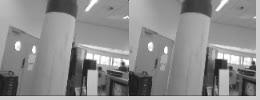
#> input picture stereo_image_explorer.bmp, 260 x 100 px
$ jupyter execute stereo_vision.ipynb   (shell and % lines are left out)
#> lines starting #> are read from the running program, lines starting #| are printed output that depends on the picture
# Stereo vision

## Preliminaries

The following image shows the main concept underlying stereo vision, i.e., triangulation.

<center><small>Basic concept behind stereo vision - drawing inspired by the drawing in the [lecture by Robert Collins](http://www.cse.psu.edu/~rtc12/CSE486/lecture09.pdf)</small></center>

The left camera is situated at the world coordinate $(0,0,0)$, while the right camera is situated at $(T_X, 0, 0)$. Both cameras observe points in the world, such as the point represented by a red star, situated at the world coordinate $(X,Y,Z)$. The figure shows the image planes in front of the camera, and the assumption is made that they are perfect, linear, pinhole cameras. That means that distortion of the image has been removed, and projection of real-world points are linear:

$(x_l, y_l) = (f \frac{X}{Z}, f \frac{Y}{Z})$, and $(x_r, y_r) = (f \frac{(X-T_X)}{Z}, f \frac{Y}{Z})$,

where $f$ is the focal length, and $T_X$ the translation between the cameras. Please note that, since the cameras are only displaced in the $X$-axis, the image $y$-coordinates are equal (i.e., the standard stereo setup involves [horizontal epipolar lines](https://en.wikipedia.org/wiki/Epipolar_geometry)).

The x-coordinates can be different though, leading to a non-zero _disparity_ $d$:

$d = x_l – x_r = f \frac{X}{Z} – f\frac{(X-T_X)}{Z} = f \frac{T_X}{Z}$

Matching a feature present in the left image to the same feature in the right image allows one to determine the disparity and subsequently the "depth" of the feature along the $Z$-axis. Manipulating the previous equation gives:

$Z = f \frac{T_X}{d}$

$Z$ can be determined in meters, for a calibrated camera with the focal length and displacement known.

<font color="red"><B>Exercise 1.</B></font>

Run the code cell below. The initial settings, a focal length in pixels $f$ = 140, a baseline distance between the cameras in meters $T_X$ = 0.06, and a maximum disparity in pixels `max_disp` = 32, correspond roughly to the parameters of the DelFly's stereo vision setup.

1. What is the depth Z that belongs to a disparity of 0 pixels?
2. In the case of the DelFly parameters, how useful is it for obstacle avoidance to increase the maximum disparity?
3. What parameter changes allow the stereo system to see further away?
4. What parameter changes result in a higher resolution at larger distances?

[cell 1]
from matplotlib import pyplot as plt
import numpy as np
import cv2

def plot_relation_disparity_depth(f = 300, T_X = 0.10, max_disp = 64):
    """ Focal length f is in pixels, T_X is in meters, max_disp is in pixels.
    """
#> called with f = 140, T_X = 0.06, max_disp = 32

    step_disp = 1;
    disparities = np.arange(1, max_disp+1, step_disp);
    depths = np.zeros(len(disparities));
    i = 0;
    for disp in disparities:
        depths[i] = f * (T_X / disp);
        i += 1;

    plt.figure();
    plt.plot(disparities, depths, 'o');
    plt.xlabel('Disparity [px]')
    plt.ylabel('Depth Z [m]')

plot_relation_disparity_depth(f = 140, T_X = 0.06, max_disp = 32)
#> figure, not shown here; curve peaks at x = 1, y = 8.4

## The simplest stereo vision algorithm
Although the basic concept sounds easy enough, currently stereo vision is still a very active research area. There are multiple challenges to stereo vision, and there is an ongoing effort to make stereo vision algorithms more accurate and computationally more efficient. If you are interested in some of the latest algorithms and results, please see popular benchmarks such as [Middlebury](http://vision.middlebury.edu/stereo/eval3/) and [KITTI](http://www.cvlibs.net/datasets/kitti/eval_scene_flow.php?benchmark=stereo).

In this Jupyter notebook, we will first focus on developing some intuition for what challenges stereo vision involves. To do that, we start with the simplest possible algorithm. We apply our algorithm to two stereo images obtained with the 4-gram stereo vision system that we used to make the 20-gram flapping wing robot _DelFly Explorer_ fly completely by itself.

<center><small>The <I>DelFly Explorer</I>, described in <A HREF="https://www.researchgate.net/profile/Guido_Croon/publication/266394748_Autonomous_Flight_of_a_20-gram_Flapping_Wing_MAV_with_a_4-gram_Onboard_Stereo_Vision_System/links/550b28780cf265693cef6b3d.pdf" TARGET="_blank">De Wagter, C. et al. Autonomous flight of a 20-gram flapping wing mav with a 4-gram onboard stereo vision system. In the 2014 IEEE International Conference on Robotics and Automation (ICRA),  (pp. 4982-4987)</A>.</small></center>

<center><small>Stereo images we will be working with.</small></center>

Now, let us first import some necessary libraries and the function that will read the stereo image and separate the left and right image.

[cell 2]
def read_stereo_image(im="stereo_image_explorer.bmp"):
#> called with im = 'stereo_image_explorer.bmp'
    cv_im = cv2.imread(im);
#> cv_im is the input picture: shape (100, 260, 3); min 19, max 255, mean 140.3
    imgL = cv_im[0:96, 126:252, :];
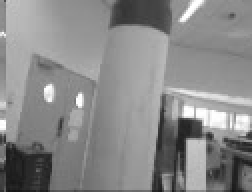
#> imgL: shape (96, 126, 3) (shown 2 times larger); min 19, max 255, mean 136.9
    imgR = cv_im[0:96, 0:126, :];
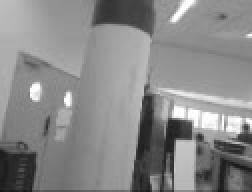
#> imgR: shape (96, 126, 3) (shown 2 times larger); min 22, max 255, mean 136.5
    return [imgL, imgR]

# read the image:
[imgL, imgR] = read_stereo_image();

We have now read the left and right image. The following code will show them inline.

[cell 3]
# show the images
plt.figure();
plt.subplot(121)
plt.imshow(imgL);
plt.xlabel('x');
plt.ylabel('y');
plt.title('Left');

plt.subplot(122)
plt.imshow(imgR);
plt.xlabel('x');
plt.ylabel('y');
plt.title('Right');
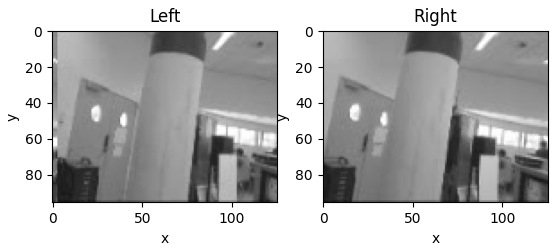
#> figure drawn by matplotlib, 2 panels

Now it is time for the simplest stereo vision algorithm. For each pixel in the left image, at location $(x, y)$, search the corresponding pixel in the right image by looking at the image intensity of a single pixel. So, the pixel intensity in the left image is $I_l(x,y)$. The algorithm then starts at $(x,y)$ in the right image and then moves more and more to the left. In other words, the algorithm looks at the intensity in the right image $I_r(x-d, y)$, for the disparity $d$ in a given fixed range $[0, D]$. The absolute difference between the pixel intensities, $|I_l(x,y) - I_r(x-d, y)|$ is stored for all disparities $d$, and the disparity resulting in the minimal absolute difference is selected as the correct disparity. This disparity is stored in the disparity image.

<small>Small question: why does the algorithm not also have to check for coordinates to the _right_ of $(x,y)$, i.e., $(x+i,y)$, for various $i$?</small>

[cell 4]
def simple_stereo(imgL, imgR, max_disparity=30):

#> called with max_disparity = 30
    W = imgL.shape[1];
#> W = 126
    H = imgL.shape[0];
#> H = 96

    # create the disparities image:
    Disparities = np.zeros([H, W]);

    # loop over the image
    for x in range(W):

        # in the left border of the left image, not all disparities can be investigated:
        max_disp = np.min([x, max_disparity]);
        disps = np.arange(0, max_disp+1);

        for y in range(H):
            # we can determine the differences in one go:
            differences = np.abs(imgL[y,x,0] - imgR[y, x-max_disp:x+1,0]);
            differences = differences[::-1];
            # the minimal difference determines the disparity
            disp_ind = np.argmin(differences);
            disparity = disps[disp_ind];
            Disparities[y, x] = disparity;
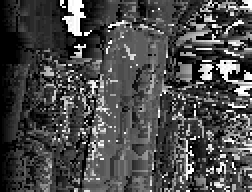
#> Disparities: shape (96, 126) float64 (shown 2 times larger); min 0, max 30, mean 8.7; drawn with min black and max white

    return Disparities;

If you have familiarized yourself with the above code, please run it to see what the effect is.

[cell 5]
D = simple_stereo(imgL, imgR, max_disparity = 30);

plt.figure();
plt.imshow(D, cmap='hot');
plt.colorbar();
plt.title('Disparity map');
plt.draw()
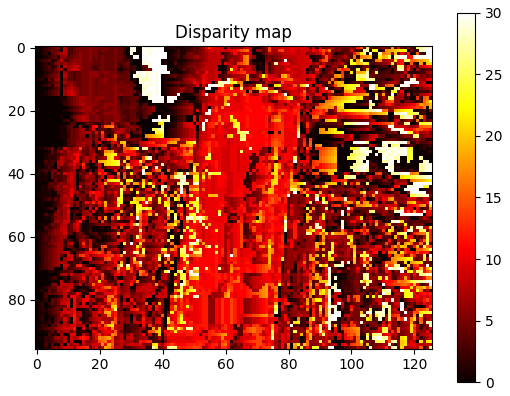
#> figure drawn by matplotlib, 2 panels
#| Image size, width = 126, height = 96

Bright, yellow areas are close by, while dark areas are far away. There are many areas in the image that have a wrong disparity in the image. There are many reasons for this suboptimal result. One reason may be that 30 is quite a large value for the maximum disparity, enhancing the probability that there is a similar pixel for a 'wrong' disparity value.

<font color="red"><B>Exercise 2.</B></font>

1. What happens for a very small value, like `max_disparity` = 1? Is it a good disparity map? Why / why not?
2. What happens for a very big value, like `max_disparity` = 100? Is it a good disparity map? Why / why not?
3. Please change the maximum disparity in the cell above and rerun the script to see if you can get a better result.
4. Looking at the code, what is the effect on computational effort when you increase the maximum disparity? Does a possible change in computational effort depend on the image size? If yes, how?

One can also get insight into the errors by investigating what the differences array looks like from which the best disparity is chosen. The following code will allow us to select an image coordinate $(x,y)$ in the left image, and show the according differences array.

[cell 6]
def get_differences_curve(imgL, imgR, x, y, max_disparity=30):

    # determine the disparities that will be investigated:
#> called with x = 40, y = 60, max_disparity = 30
    max_disp = np.min([x, max_disparity]); # make sure that we will not investigate negative indices
    disps = np.arange(0, max_disp+1);

    # we can determine the differences in one go:
    differences = np.abs(imgL[y,x,0] - imgR[y, x-max_disp:x+1,0]);
#> differences = 31 values, max 101 at index 13, min 0 at index 23, mean 38.13
    differences = differences[::-1];
#> differences = 31 values, max 101 at index 16, min 0 at index 7, mean 38.13
    # the minimal difference determines the disparity
    disp_ind = np.argmin(differences);
#> disp_ind = 7
    disparity = disps[disp_ind];
#> disparity = 7

    return [differences, disps, disp_ind];

<font color="red"><b>Exercise 3.</b></font>

Run the code below. The first coordinate $(x,y) = (48, 64)$ already shows a big problem, which is the existence of multiple minima. Try changing the coordinate to find other apparent problems for the automatic selection of the best disparity. Please stay in bounds of the image - the code is not that smart... We do print the size of the image above: $126 \times 96$ pixels. Note that Python's indexing starts at 0 and that $(0,0)$ is the top left of the image.

1. What happens when you select a coordinate in a uniform area?
2. What happens when you select a coordinate in an occluded area, i.e., one that is visible in the left image but not in the right image?

[cell 7]
print('Image size, width = {}, height = {}'.format(imgL.shape[1], imgL.shape[0]))
[differences, disps, disp_ind] = get_differences_curve(imgL, imgR, x=40, y=60);
#> disps = 31 values from 0 to 30; disp_ind = 7
plt.figure();
plt.plot(disps, differences);
plt.plot(disps[disp_ind], differences[disp_ind], 'x', markersize=10);
plt.xlabel('Disparity (pixels)')
plt.ylabel('Cost')
plt.draw();
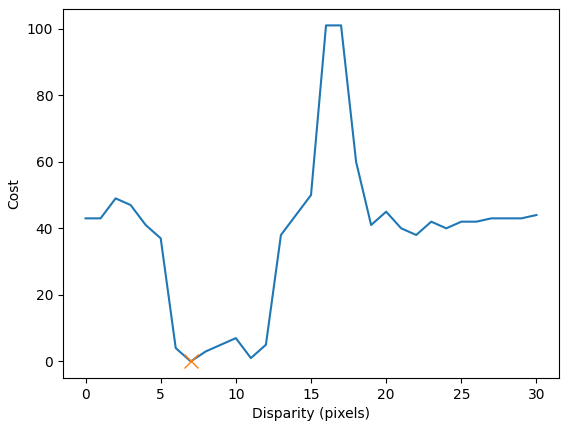
#> figure drawn by matplotlib, 1 panel; curve peaks at x = 16, y = 101

## Window-based matching
A major reason for the wrong results above is that a single pixel is a very poor basis for matching between images. A given pixel value may occur in many different regions of the image, also on a single scan line. The next simplest stereo vision algorithm acknowledges this fact, and hence focuses on the differences between pixels in a window centered on $(x,y)$ and $(x-d, y)$. Now, we do not just take the absolute difference in intensity at a single pixel, but in the entire window:

SAD $= \sum_{i=-C}^C \sum_{j=-C}^C \left| I_l(x+i, y+j) - I_r(x+i-d, y+j) \right| $,

where SAD stands for the Sum of Absolute Differences, and serves as the new 'difference' value, and the window size is $2C+1$.

The algorithm is given below:

[cell 8]
def windowed_stereo(imgL, imgR, max_disparity=30, window_half_size=3):

#> called with max_disparity = 30, window_half_size = 3
    W = imgL.shape[1];
#> W = 126
    H = imgL.shape[0];
#> H = 96

    # create the disparities image:
    Disparities = np.zeros([H, W]);

    # loop over the image
    for x in np.arange(window_half_size, W-window_half_size):

        # in the left border of the left image, not all disparities can be investigated:
        max_disp = np.min([x-window_half_size, max_disparity]);
        if(max_disp >= 0):
            disps = np.arange(0, max_disp+1);
            differences = np.zeros([len(disps), 1]);

            for y in np.arange(window_half_size, H-window_half_size):

                window_left = imgL[y-window_half_size:y+window_half_size, x-window_half_size:x+window_half_size, 0];

                for d in disps:
                    window_right = imgR[y-window_half_size:y+window_half_size, x-d-window_half_size:x-d+window_half_size, 0];
                    differences[d] = np.sum(np.abs(window_left.astype(float) - window_right.astype(float)));

                # the minimal difference determines the disparity
                disp_ind = np.argmin(differences);
                disparity = disps[disp_ind];
                Disparities[y, x] = disparity;
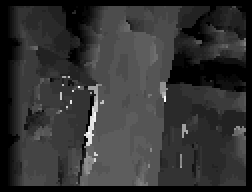
#> Disparities: shape (96, 126) float64 (shown 2 times larger); min 0, max 30, mean 6.1; drawn with min black and max white

    return Disparities;

Now, let's run this algorithm with a max disparity of 30 and half window size $C=3$:

[cell 9]
D = windowed_stereo(imgL, imgR, max_disparity=30, window_half_size=3);
plt.figure();
plt.imshow(D, cmap='hot');
plt.colorbar();
plt.draw()
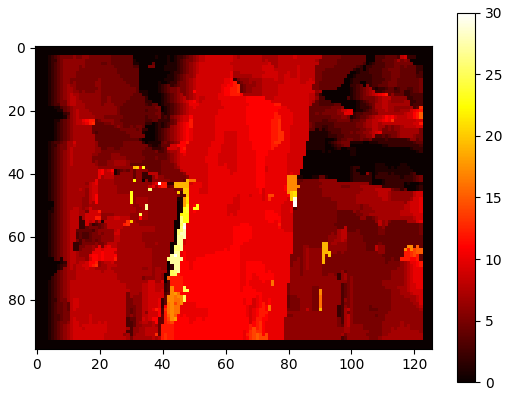
#> figure drawn by matplotlib, 2 panels

This already looks much better!

<font color="red"><b>Exercise 4.</b></font>

Play with the maximum disparity and especially with the window size in the code above to see the effects on the disparity map.

1. Can you get much better results?
2. What happens when the half window size becomes big, like 8 for example?

## 'Better' methods
The algorithms just shown for stereo vision are the most elementary ones that can be imagined. The goal above was to let you gain some fundamental insights into stereo vision. Both algorithms above have in common that they only look _locally_ at what the best disparity is. That is, for each coordinate $(x,y)$ they select the disparity with lowest error, without considering certain regularities in the real world. For instance, in the real world, disparities tend to change smoothly when pixels belong to the same object and then may change abruptly when there is an edge of the object. _Global_ methods take such regularities into account, i.e., they make some assumptions on how disparities change over the image and optimize the disparities over the whole image.

Stereo vision algorithms can be better in terms of accuracy, or computational effort, or both. There are is an increasing number of algorithms that satisfies both criteria quite well. A well-known algorithm that is quite efficient and accurate is "Semi-global block matching" - _SGBM_, by Hirschmuller, H. (2008). Stereo processing by semiglobal matching and mutual information. IEEE Transactions on pattern analysis and machine intelligence, 30(2), 328-341.

SGBM is part of openCV and easy to implement in Python:

[cell 10]
def calculate_disparities(imgL, imgR, window_size=7, min_disp=0, num_disp=16):
    # semi-global matching:
#> called with window_size = 7, min_disp = 0, num_disp = 16
    stereo = cv2.StereoSGBM_create(numDisparities = num_disp, blockSize = window_size);
    disp = stereo.compute(imgL, imgR).astype(np.float32) / 16.0;
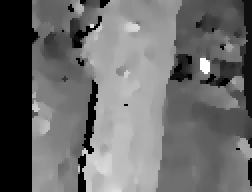
#> disp: shape (96, 126) float32 (shown 2 times larger); min -1, max 15, mean 5.74; drawn with min black and max white
    return disp;

Let us run it on our images:

[cell 11]
D = calculate_disparities(imgL, imgR, window_size=7, min_disp=0, num_disp=16)
plt.figure();
plt.imshow(D, cmap='hot');
plt.colorbar();
plt.xlabel('x');
plt.ylabel('y');
plt.title('SGBM disparity map');
plt.draw()
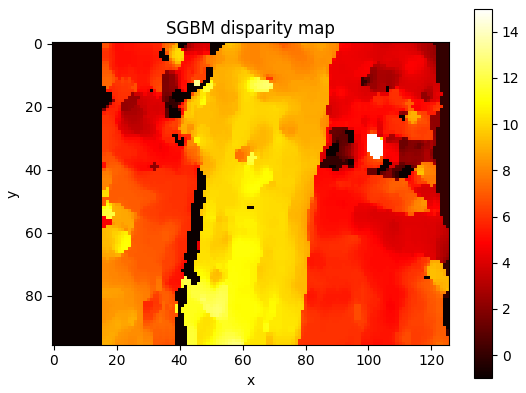
#> figure drawn by matplotlib, 2 panels

$ run again, with DelFly_Explorer.jpg saved as stereo_image_explorer.bmp
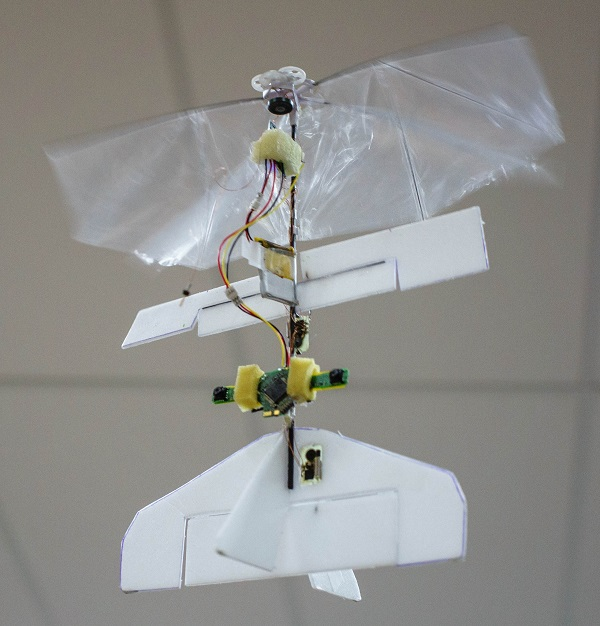
#> input picture DelFly_Explorer.jpg, 600 x 626 px
#> in read_stereo_image, cv_im is the input picture: shape (626, 600, 3); mean B, G, R 141.8, 144.4, 144.4
#| Image size, width = 126, height = 96
#> in get_differences_curve, `differences = np.abs(imgL[y,x,0] - imgR[y, x-max_disp:x+1,0]);`: differences = 31 values, max 253 at index 0, min 243 at index 1, mean 249.2
#> in get_differences_curve, `differences = differences[::-1];`: differences = 31 values, max 253 at index 5, min 243 at index 29, mean 249.2
#> in get_differences_curve, `disp_ind = np.argmin(differences);`: disp_ind = 29
#> `[differences, disps, disp_ind] = get_differences_curve(imgL, imgR, x=4..`: disps = 31 values from 0 to 30; disp_ind = 29
#> after the loop in windowed_stereo, `for x in np.arange(window_half_size, W-window_half_size):`:
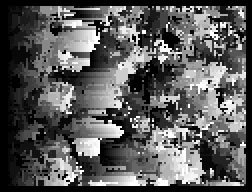
#> Disparities: shape (96, 126) float64 (shown 2 times larger); min 0, max 30, mean 10.6; drawn with min black and max white
#> `[cell 11] D = calculate_disparities(imgL, imgR, window_size=7, min_dis..`:
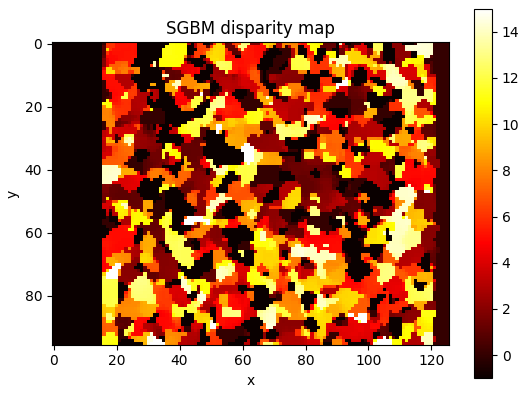
#> figure drawn by matplotlib, 2 panels
